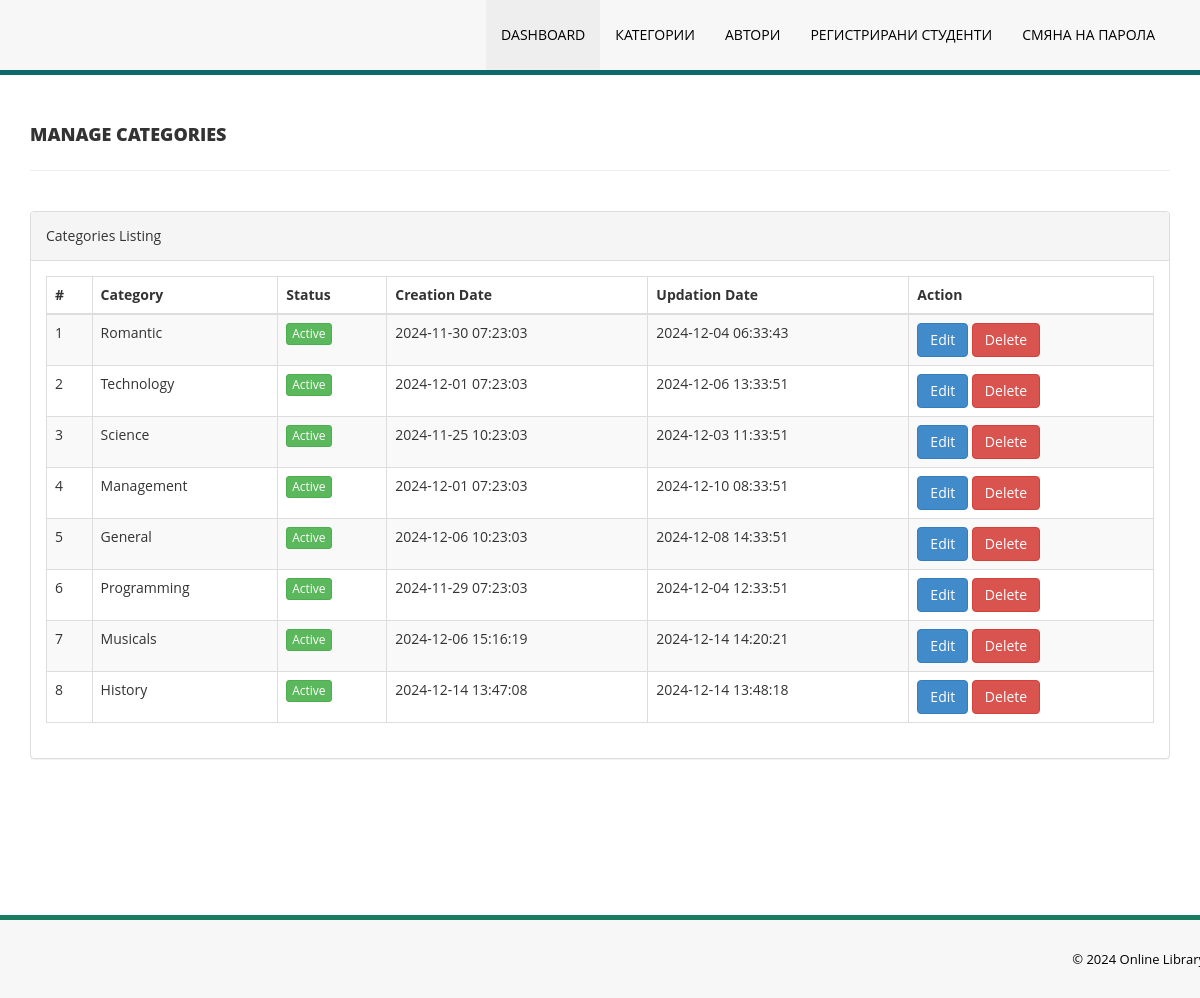
The app's page /admin/manage-categories.php (signed in) with its own data.
### tables this page shows
CREATE TABLE `tblcategory` (
  `id` int(11) NOT NULL,
  `CategoryName` varchar(150) DEFAULT NULL,
  `Status` int(1) DEFAULT NULL,
  `CreationDate` timestamp NULL DEFAULT current_timestamp(),
  `UpdationDate` timestamp NULL DEFAULT '0000-00-00 00:00:00' ON UPDATE current_timestamp()
);

### admin/manage-categories.php (the view, shortened to what this page needs)
<?php
include('includes/config.php');
if(strlen($_SESSION['alogin'])==0)
    {
header('location:index.php');
}
else{
    ?>
<!DOCTYPE html>
<html xmlns="http://www.w3.org/1999/xhtml">
<head>
    <link href="assets/css/bootstrap.css" rel="stylesheet" />
    <link href="assets/js/dataTables/dataTables.bootstrap.css" rel="stylesheet" />
    <link href="assets/css/style.css" rel="stylesheet" />
</head>
<body>
<?php include('includes/header.php');?>
    <div class="content-wrapper">
         <div class="container">
        <div class="row pad-botm">
            <div class="col-md-12">
                <h4 class="header-line">Manage Categories</h4>
    </div>
     <div class="row">
</div>
        </div>
            <div class="row">
                <div class="col-md-12">
                    <div class="panel panel-default">
                        <div class="panel-heading">
                           Categories Listing
                        </div>
                        <div class="panel-body">
                            <div class="table-responsive">
                                <table class="table table-striped table-bordered table-hover" id="dataTables-example">
                                    <thead>
                                        <tr>
                                            <th>#</th>
                                            <th>Category</th>
                                            <th>Status</th>
                                            <th>Creation Date</th>
                                            <th>Updation Date</th>
                                            <th>Action</th>
                                        </tr>
                                    </thead>
                                    <tbody>
<?php $sql = "SELECT * from  tblcategory";
$query = $dbh -> prepare($sql);
$query->execute();
$results=$query->fetchAll(PDO::FETCH_OBJ);
$cnt=1;
if($query->rowCount() > 0)
{
foreach($results as $result)
{               ?>
                                        <tr class="odd gradeX">
                                            <td class="center"><?php echo htmlentities($cnt);?></td>
                                            <td class="center"><?php echo htmlentities($result->CategoryName);?></td>
                                            <td class="center"><?php if($result->Status==1) {?>
                                            <a href="#" class="btn btn-success btn-xs">Active</a>
                                            <?php } else {?>
                                            <a href="#" class="btn btn-danger btn-xs">Inactive</a>
                                            <?php } ?></td>
                                            <td class="center"><?php echo htmlentities($result->CreationDate);?></td>
                                            <td class="center"><?php echo htmlentities($result->UpdationDate);?></td>
                                            <td class="center">
                                            <a href="edit-category.php?catid=<?php echo htmlentities($result->id);?>"><button class="btn btn-primary"><i class="fa fa-edit "></i> Edit</button>
                                          <a href="manage-categories.php?del=<?php echo htmlentities($result->id);?>" onclick="return confirm('Are you sure you want to delete?');"" >  <button class="btn btn-danger"><i class="fa fa-pencil"></i> Delete</button>
                                            </td>
                                        </tr>
 <?php $cnt=$cnt+1;}} ?>
                                    </tbody>
                                </table>
                            </div>
                        </div>
                    </div>
                </div>
            </div>
    </div>
    </div>
  <?php include('includes/footer.php');?>
</body>
</html>
<?php } ?>

### admin/assets/css/style.css (style rules this page uses)
body { font-family: 'Open Sans', sans-serif; line-height:28px; }
.content-wrapper { margin-top: 40px; min-height:800px; padding-bottom:90px; }
.header-line { font-weight:900; padding-bottom:25px; border-bottom:1px solid #eeeeee; text-transform:uppercase; }
.pad-botm { padding-bottom:30px; }

### records on screen
tblcategory: CategoryName "Romantic", Status "Active", CreationDate "2024-11-30 07:23:03", UpdationDate "2024-12-04 06:33:43"
tblcategory: CategoryName "Technology", Status "Active", CreationDate "2024-12-01 07:23:03", UpdationDate "2024-12-06 13:33:51"
tblcategory: CategoryName "Science", Status "Active", CreationDate "2024-11-25 10:23:03", UpdationDate "2024-12-03 11:33:51"
tblcategory: CategoryName "Management", Status "Active", CreationDate "2024-12-01 07:23:03", UpdationDate "2024-12-10 08:33:51"
tblcategory: CategoryName "General", Status "Active", CreationDate "2024-12-06 10:23:03", UpdationDate "2024-12-08 14:33:51"
tblcategory: CategoryName "Programming", Status "Active", CreationDate "2024-11-29 07:23:03", UpdationDate "2024-12-04 12:33:51"
tblcategory: CategoryName "Musicals", Status "Active", CreationDate "2024-12-06 15:16:19", UpdationDate "2024-12-14 14:20:21"
tblcategory: CategoryName "History", Status "Active", CreationDate "2024-12-14 13:47:08", UpdationDate "2024-12-14 13:48:18"
